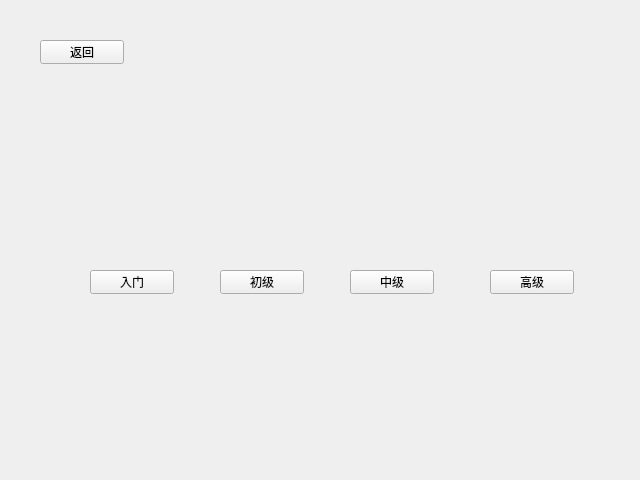
<?xml version="1.0" encoding="UTF-8"?>
<ui version="4.0">
 <class>PracticeBattle</class>
 <widget class="QWidget" name="PracticeBattle">
  <property name="geometry">
   <rect>
    <x>0</x>
    <y>0</y>
    <width>640</width>
    <height>480</height>
   </rect>
  </property>
  <property name="windowTitle">
   <string>Form</string>
  </property>
  <widget class="QPushButton" name="level2Btn">
   <property name="geometry">
    <rect>
     <x>220</x>
     <y>270</y>
     <width>84</width>
     <height>24</height>
    </rect>
   </property>
   <property name="text">
    <string>初级</string>
   </property>
  </widget>
  <widget class="QPushButton" name="level3Btn">
   <property name="geometry">
    <rect>
     <x>350</x>
     <y>270</y>
     <width>84</width>
     <height>24</height>
    </rect>
   </property>
   <property name="text">
    <string>中级</string>
   </property>
  </widget>
  <widget class="QPushButton" name="level4Btn">
   <property name="geometry">
    <rect>
     <x>490</x>
     <y>270</y>
     <width>84</width>
     <height>24</height>
    </rect>
   </property>
   <property name="text">
    <string>高级</string>
   </property>
  </widget>
  <widget class="QPushButton" name="level1Btn">
   <property name="geometry">
    <rect>
     <x>90</x>
     <y>270</y>
     <width>84</width>
     <height>24</height>
    </rect>
   </property>
   <property name="text">
    <string>入门</string>
   </property>
  </widget>
  <widget class="QPushButton" name="returnBtn">
   <property name="geometry">
    <rect>
     <x>40</x>
     <y>40</y>
     <width>84</width>
     <height>24</height>
    </rect>
   </property>
   <property name="text">
    <string>返回</string>
   </property>
  </widget>
 </widget>
 <resources/>
 <connections/>
</ui>
